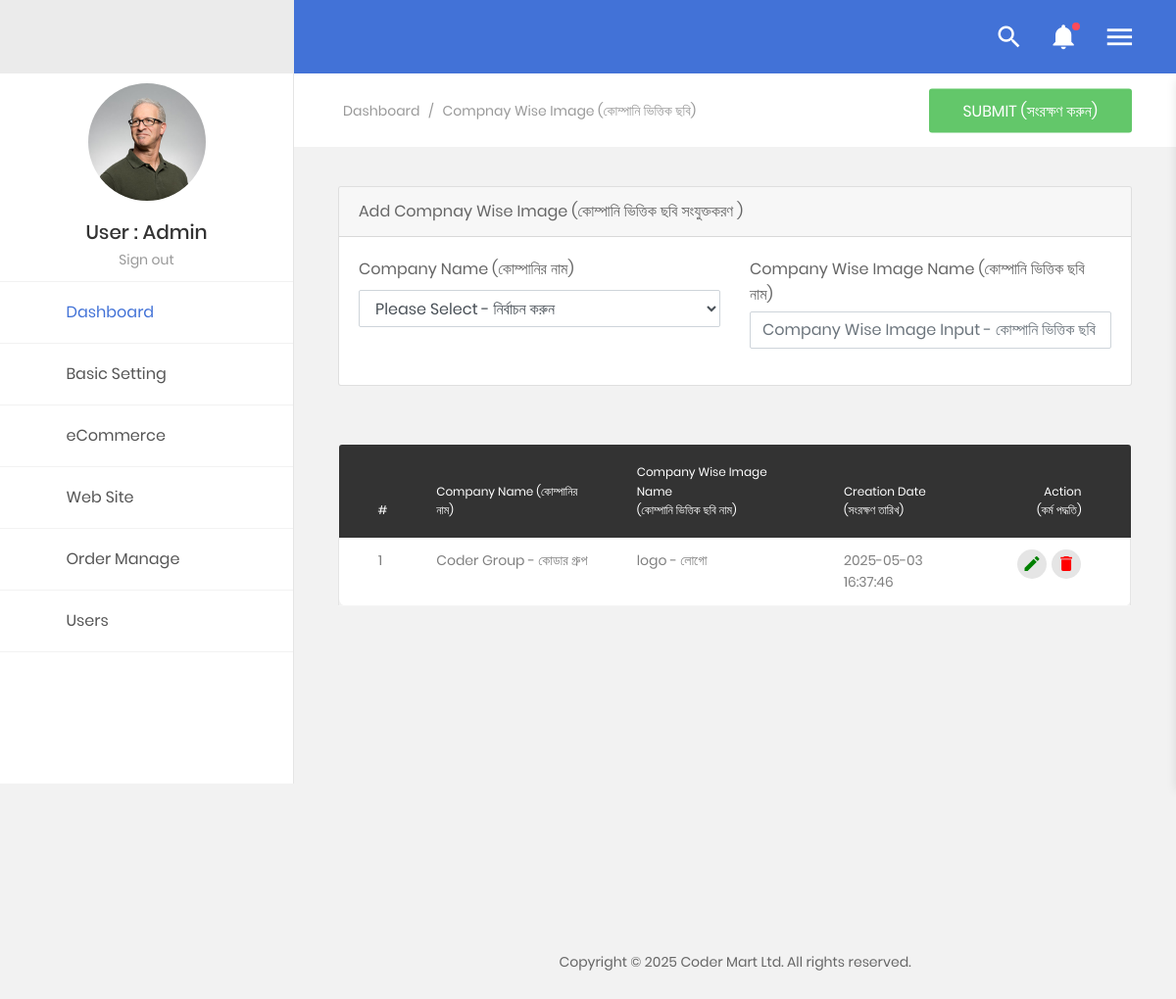
The app's page /admin/home/compwiseimg.php (signed in) with its own data.
### tables this page shows
CREATE TABLE `compwiseimg` (
  `id` int(11) NOT NULL,
  `compId` int(11) NOT NULL,
  `compInputName` varchar(100) NOT NULL,
  `status` varchar(3) NOT NULL,
  `creationDate` timestamp NOT NULL DEFAULT current_timestamp()
);

CREATE TABLE `company` (
  `id` int(11) NOT NULL,
  `companyName` varchar(100) NOT NULL,
  `companyName_bn` varchar(150) NOT NULL,
  `status` varchar(3) NOT NULL,
  `creationDate` timestamp NOT NULL DEFAULT current_timestamp()
);

### admin/home/compwiseimg.php (the view, shortened to what this page needs)
<?php
include('../../config/config.php');
$compWiseImgId = isset($_GET['id']) ? intval(base64_decode($_GET['id'])) : 0;
$compWiseImg = ['compId' => '', 'compInputName' => '', 'status' => ''];
?>
<?php include('share/main.php');?>
            <section class="au-breadcrumb m-t-75">
               <div class="section__content section__content--p30">
                  <div class="container-fluid">
                     <div class="row">
                        <div class="col-md-12">
                           <div class="au-breadcrumb-content">
                              <div class="au-breadcrumb-left">
                                 <ul class="list-unstyled list-inline au-breadcrumb__list">
                                    <li class="list-inline-item active">
                                       <a href="#">Dashboard</a>
                                    </li>
                                    <li class="list-inline-item seprate">
                                       <span>/</span>
                                    </li>
                                    <li class="list-inline-item">Compnay Wise Image (কোম্পানি ভিত্তিক ছবি) </li>
                                 </ul>
                              </div>
							  <button id="submitCompWiseImg" class="au-btn au-btn-icon au-btn--green"><?php echo $compWiseImgId ? 'Update (হালনাগাদ করুন)' : 'Submit (সংরক্ষণ করুন)'; ?></button>
                           </div>
                        </div>
                     </div>
                  </div>
               </div>
            </section>
            <div class="main-content">
               <div class="section__content section__content--p30">
                  <div class="container-fluid">
                     <div class="row">
                        <div class="col-lg-12">
                           <div class="card">
                              <div class="card-header"><?php echo $compWiseImgId ? 'Update' : 'Add'; ?> Compnay Wise Image (কোম্পানি ভিত্তিক ছবি <?php echo $compWiseImgId ? 'হালনাগাদ' : 'সংযুক্তকরণ'; ?> )</div>
                              <div class="card-body">
                                 <form id="compWiseImgForm" action="" method="post" enctype="multipart/form-data" novalidate="novalidate">
                                    <div class="row">
									   <div class="col-6">
											<div class="form-group">
												<label for="compId" class="form-control-label">Company Name (কোম্পানির নাম)</label>
												<?php
												$selectedCompId = $compWiseImg['compId'] ?? 0;
												echo '<select name="compId" id="compId" class="form-control">';
												echo '<option value="0"' . ($selectedCompId == 0 ? ' selected' : '') . '>Please Select - নির্বাচন করুন</option>';
												echo '</select>';
												?>
											</div>
										</div>
										<div class="col-6">
                                          <div class="form-group">
                                             <label for="compInputName" class="control-label mb-1">Company Wise Image Name (কোম্পানি ভিত্তিক ছবি নাম)</label>
											 <input id="compInputName" name="compInputName" type="text" class="form-control compInputName valid"  autocomplete="compInputName"
                                                placeholder="Company Wise Image Input - কোম্পানি ভিত্তিক ছবি ইনপুট" value="<?php echo htmlentities($compWiseImg['compInputName']); ?>">
                                          </div>
                                       </div>
									   <div class="col-6">
										</div>
                                    </div>
                                 </form>
                              </div>
                           </div>
                        </div>
                     </div>
                     <div class="row m-t-30">
                        <div class="col-md-12">
                           <div class="table-responsive m-b-40">
                              <table class="table table-borderless table-data3">
                                 <thead>
                                        <tr>
                                            <th>#</th>
											<th>Company Name (কোম্পানির নাম)</th>
                                            <th>Company Wise Image Name <br> (কোম্পানি ভিত্তিক ছবি নাম)</th>
											<th>Creation Date <br>(সংরক্ষণ তারিখ)</th>
                                            <th>Action <br>(কর্ম পদ্ধতি)</th>
                                        </tr>
                                    </thead>
                                 <tbody>
								 <?php
									try {
										$stmt = $pdo->query("SELECT a.*, b.companyName, b.companyName_bn FROM compwiseimg a INNER JOIN company b ON a.compId = b.id");
										$cnt = 1;
										while ($row = $stmt->fetch(PDO::FETCH_ASSOC)) {
									?>
									<tr>
										<td><?php echo $cnt++; ?></td>
										<td><?php echo htmlentities($row['companyName']) . ' - ' . htmlentities($row['companyName_bn']); ?></td>
										<td><?php echo htmlentities($row['compInputName']); ?></td>
										<td><?php echo htmlentities($row['creationDate']); ?></td>
										<td>
										<div class="table-data-feature">
											<button class="item" data-toggle="tooltip" data-placement="top" title="Edit">
												<a href="compwiseimg.php?id=<?php echo urlencode(base64_encode($row['id'])); ?>" style="text-decoration: none; display: flex; align-items: center;">
													<i class="zmdi zmdi-edit" style="color:#008000"></i>
												</a>
											</button>
											<button class="item" data-toggle="tooltip" data-placement="top" title="Delete">
												<a href="compwiseimg.php?id=<?php echo urlencode(base64_encode($row['id'])); ?>&del=delete" onclick="return confirm('Are you sure (আপনি কি নিশ্চিত)?')">
													<i class="zmdi zmdi-delete" style="color:#FF0000"></i>
												</a>
											</button>
										</div>
										</td>
									</tr>
									<?php
										}
									} catch (PDOException $e) {
										echo "<tr><td colspan='7'>Error loading data: " . htmlentities($e->getMessage()) . "</td></tr>";
									}
									?>
                                 </tbody>
                              </table>
                           </div>
                        </div>
                     </div>
                  </div>
               </div>
            </div>
            <?php include('share/footer.php');?>
         </div>
      </div>
   </body>
   </html>

### records on screen
compwiseimg: company.companyName "Coder Group", company.companyName_bn "কোডার গ্রুপ", compInputName "logo - লোগো", creationDate "2025-05-03 16:37:46"

### other values on screen
$user "Admin"
